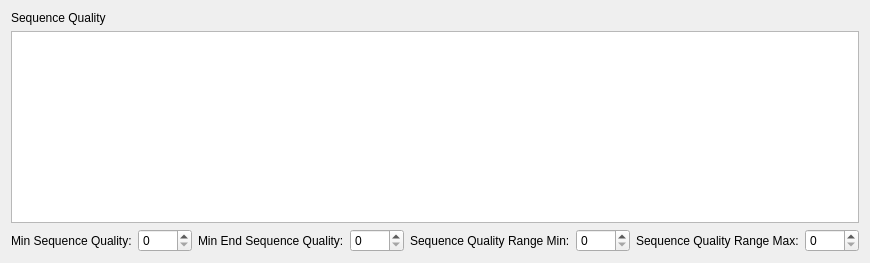
     <widget class="QWidget" name="tab_SequenceQuality">
      <attribute name="title">
       <string>Sequence Quality</string>
      </attribute>
      <layout class="QVBoxLayout" name="verticalLayout_2">
       <item>
        <widget class="QLabel" name="label">
         <property name="text">
          <string>Sequence Quality</string>
         </property>
        </widget>
       </item>
       <item>
        <widget class="QPlainTextEdit" name="edit_PRIMER_SEQUENCE_QUALITY"/>
       </item>
       <item>
        <layout class="QHBoxLayout" name="horizontalLayout_2">
         <item>
          <widget class="QLabel" name="label_2">
           <property name="text">
            <string>Min Sequence Quality:</string>
           </property>
          </widget>
         </item>
         <item>
          <widget class="QSpinBox" name="edit_PRIMER_MIN_QUALITY">
           <property name="sizePolicy">
            <sizepolicy hsizetype="Expanding" vsizetype="Fixed">
             <horstretch>0</horstretch>
             <verstretch>0</verstretch>
            </sizepolicy>
           </property>
           <property name="maximum">
            <number>9999</number>
           </property>
          </widget>
         </item>
         <item>
          <widget class="QLabel" name="label_3">
           <property name="text">
            <string>Min End Sequence Quality:</string>
           </property>
          </widget>
         </item>
         <item>
          <widget class="QSpinBox" name="edit_PRIMER_MIN_END_QUALITY">
           <property name="sizePolicy">
            <sizepolicy hsizetype="Expanding" vsizetype="Fixed">
             <horstretch>0</horstretch>
             <verstretch>0</verstretch>
            </sizepolicy>
           </property>
           <property name="maximum">
            <number>9999</number>
           </property>
          </widget>
         </item>
         <item>
          <widget class="QLabel" name="label_4">
           <property name="text">
            <string>Sequence Quality Range Min:</string>
           </property>
          </widget>
         </item>
         <item>
          <widget class="QSpinBox" name="edit_PRIMER_QUALITY_RANGE_MIN">
           <property name="sizePolicy">
            <sizepolicy hsizetype="Expanding" vsizetype="Fixed">
             <horstretch>0</horstretch>
             <verstretch>0</verstretch>
            </sizepolicy>
           </property>
           <property name="maximum">
            <number>9999</number>
           </property>
          </widget>
         </item>
         <item>
          <widget class="QLabel" name="label_5">
           <property name="text">
            <string>Sequence Quality Range Max:</string>
           </property>
          </widget>
         </item>
         <item>
          <widget class="QSpinBox" name="edit_PRIMER_QUALITY_RANGE_MAX">
           <property name="sizePolicy">
            <sizepolicy hsizetype="Expanding" vsizetype="Fixed">
             <horstretch>0</horstretch>
             <verstretch>0</verstretch>
            </sizepolicy>
           </property>
           <property name="maximum">
            <number>9999</number>
           </property>
          </widget>
         </item>
        </layout>
       </item>
      </layout>
     </widget>
